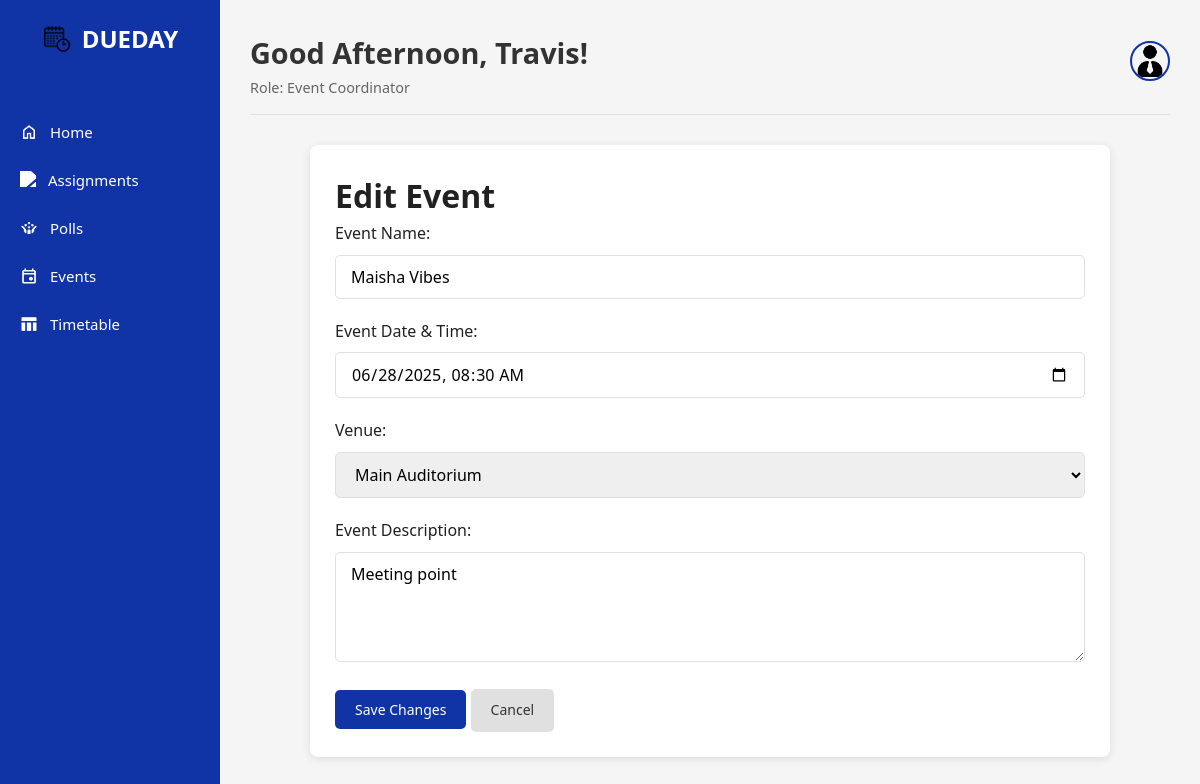
The app's page /edit_event.php?id=2 (signed in) with its own data.
### tables this page shows
CREATE TABLE `events` (
  `Event_ID` int(11) NOT NULL,
  `Event_Name` varchar(100) NOT NULL,
  `Event_Description` text DEFAULT NULL,
  `Event_Date` datetime NOT NULL,
  `Venue_ID` int(11) NOT NULL
);

CREATE TABLE `venues` (
  `Venue_ID` int(11) NOT NULL,
  `Venue_Name` varchar(100) NOT NULL
);

### edit_event.php (the view, shortened to what this page needs)
<?php
require_once 'templates/header.php';
$event_id = (int)$_GET['id'];
$stmt_event = $conn->prepare("SELECT * FROM Events WHERE Event_ID = ?");
$stmt_event->bind_param("i", $event_id);
$stmt_event->execute();
$event = $stmt_event->get_result()->fetch_assoc();
$venues = $conn->query("SELECT * FROM Venues ORDER BY Venue_Name")->fetch_all(MYSQLI_ASSOC);
?>
<div class="form-container">
    <h1 class="page-title">Edit Event</h1>
    <form method="POST" action="edit_event.php?id=<?php echo $event_id; ?>">
        <div class="form-group">
            <label for="event_name">Event Name:</label>
            <input type="text" id="event_name" name="event_name" class="form-input" value="<?php echo htmlspecialchars($event['Event_Name']); ?>" required>
        </div>
        <div class="form-group">
            <label for="event_date">Event Date & Time:</label>
            <input type="datetime-local" id="event_date" name="event_date" class="form-input" value="<?php echo date('Y-m-d\TH:i', strtotime($event['Event_Date'])); ?>" required>
        </div>
        <div class="form-group">
            <label for="venue_id">Venue:</label>
            <select id="venue_id" name="venue_id" class="form-input" required>
                <?php foreach ($venues as $venue): ?>
                    <option value="<?php echo $venue['Venue_ID']; ?>" <?php if ($venue['Venue_ID'] == $event['Venue_ID']) echo 'selected'; ?>>
                        <?php echo htmlspecialchars($venue['Venue_Name']); ?>
                    </option>
                <?php endforeach; ?>
            </select>
        </div>
        <div class="form-group">
            <label for="event_description">Event Description:</label>
            <textarea id="event_description" name="event_description" class="form-input" rows="4"><?php echo htmlspecialchars($event['Event_Description']); ?></textarea>
        </div>
        <div class="form-actions">
            <button type="submit" class="btn btn--primary">Save Changes</button>
            <a href="event.php" class="btn btn--secondary">Cancel</a>
        </div>
    </form>
</div>
<?php
require_once 'templates/footer.php';
?>

### assets/css/style.css (style rules this page uses)
:root { --egyptian-blue: #1034A6; --egyptian-blue-light: #2a4cb3; --egyptian-blue-dark: #0c2a7a; --light-gray: #f5f5f5; --medium-gray: #e0e0e0; --dark-gray: #333333; --white: #ffffff; --success: #4CAF50; --warning: #FFC107; --danger: #F44336; --navy-shadow: rgba(16, 52, 166, 0.1); --text-primary: #212121; --text-secondary: #666666; }
* { margin: 0; padding: 0; box-sizing: border-box; font-family: 'Segoe UI', Tahoma, Geneva, Verdana, sans-serif; }
body { background-color: var(--light-gray); color: var(--text-primary); line-height: 1.6; }
.btn { background-color: var(--egyptian-blue); color: white; border: none; padding: 10px 20px; border-radius: 5px; cursor: pointer; font-size: 14px; font-weight: 500; display: inline-flex; align-items: center; gap: 8px; transition: background-color 0.3s, box-shadow 0.3s; text-decoration: none; }
.btn--secondary { background-color: var(--medium-gray); color: var(--dark-gray); }
.form-container { background-color: var(--white); border-radius: 8px; padding: 25px; box-shadow: 0 2px 10px rgba(0, 0, 0, 0.1); max-width: 800px; margin: 0 auto 20px auto; }
.form-group { margin-bottom: 20px; }
.form-group label { display: block; margin-bottom: 8px; font-weight: 500; }
.form-input, .form-group textarea, .form-group select { width: 100%; padding: 10px 15px; border: 1px solid var(--medium-gray); border-radius: 5px; font-size: 16px; }

### records on screen
events: event_name "Maisha Vibes", event_date "06/28/2025 08:30", venue_id "Main Auditorium", event_description "Meeting point"

### other values on screen
$time_based_greeting "Good Afternoon,"
$user_fname "Travis"
$user_role "Event Coordinator"
